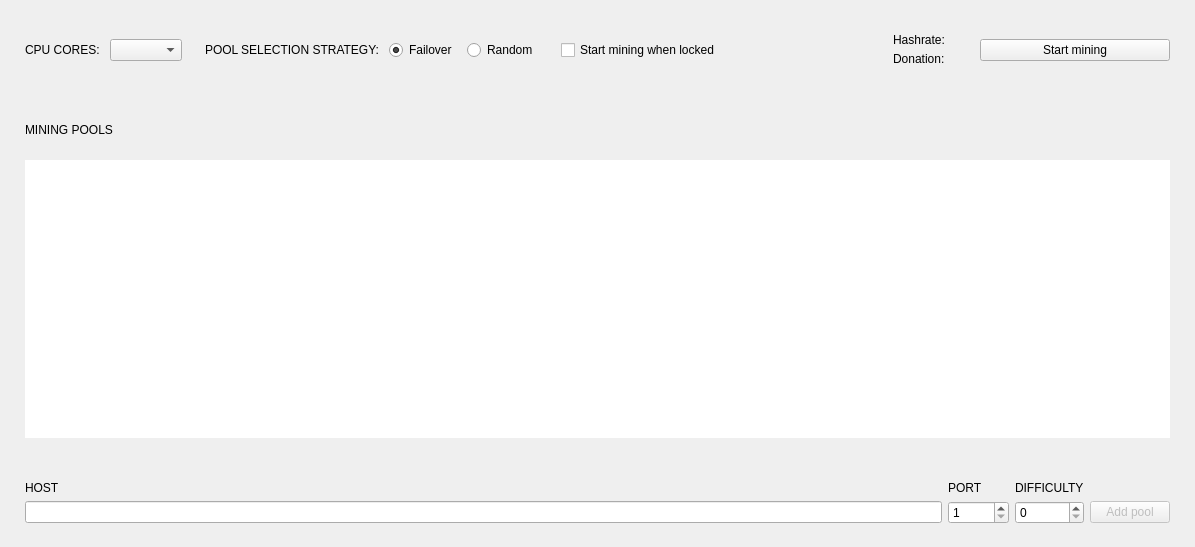
<?xml version="1.0" encoding="UTF-8"?>
<ui version="4.0">
 <class>MiningFrame</class>
 <widget class="QFrame" name="MiningFrame">
  <property name="geometry">
   <rect>
    <x>0</x>
    <y>0</y>
    <width>1195</width>
    <height>547</height>
   </rect>
  </property>
  <property name="windowTitle">
   <string>Frame</string>
  </property>
  <property name="frameShape">
   <enum>QFrame::NoFrame</enum>
  </property>
  <property name="frameShadow">
   <enum>QFrame::Raised</enum>
  </property>
  <layout class="QVBoxLayout" name="verticalLayout" stretch="0,0,1,0">
   <property name="spacing">
    <number>0</number>
   </property>
   <property name="leftMargin">
    <number>0</number>
   </property>
   <property name="topMargin">
    <number>0</number>
   </property>
   <property name="rightMargin">
    <number>0</number>
   </property>
   <property name="bottomMargin">
    <number>0</number>
   </property>
   <item>
    <widget class="QFrame" name="m_miningManageFrame">
     <property name="minimumSize">
      <size>
       <width>0</width>
       <height>100</height>
      </size>
     </property>
     <property name="maximumSize">
      <size>
       <width>16777215</width>
       <height>100</height>
      </size>
     </property>
     <property name="frameShape">
      <enum>QFrame::NoFrame</enum>
     </property>
     <property name="frameShadow">
      <enum>QFrame::Raised</enum>
     </property>
     <layout class="QHBoxLayout" name="horizontalLayout">
      <property name="spacing">
       <number>10</number>
      </property>
      <property name="leftMargin">
       <number>25</number>
      </property>
      <property name="topMargin">
       <number>20</number>
      </property>
      <property name="rightMargin">
       <number>25</number>
      </property>
      <property name="bottomMargin">
       <number>20</number>
      </property>
      <item>
       <widget class="WalletGui::WalletNormalGrayTextLabel" name="label">
        <property name="text">
         <string>CPU CORES:</string>
        </property>
       </widget>
      </item>
      <item>
       <widget class="QComboBox" name="m_cpuCoresCombo"/>
      </item>
      <item>
       <spacer name="horizontalSpacer_2">
        <property name="orientation">
         <enum>Qt::Horizontal</enum>
        </property>
        <property name="sizeType">
         <enum>QSizePolicy::Fixed</enum>
        </property>
        <property name="sizeHint" stdset="0">
         <size>
          <width>13</width>
          <height>20</height>
         </size>
        </property>
       </spacer>
      </item>
      <item>
       <widget class="WalletGui::WalletNormalGrayTextLabel" name="label_2">
        <property name="text">
         <string>POOL SELECTION STRATEGY:</string>
        </property>
       </widget>
      </item>
      <item>
       <widget class="QRadioButton" name="m_failoverStrategyRadio">
        <property name="toolTip">
         <string>Starts mining on the first pool. If it fails chooses the next one.</string>
        </property>
        <property name="text">
         <string>Failover</string>
        </property>
        <property name="checked">
         <bool>true</bool>
        </property>
        <attribute name="buttonGroup">
         <string notr="true">m_poolSelectionStrategyButtonGroup</string>
        </attribute>
       </widget>
      </item>
      <item>
       <widget class="QRadioButton" name="m_randomStrategyRadio">
        <property name="toolTip">
         <string>Chooses random pool from the pool list.</string>
        </property>
        <property name="text">
         <string>Random</string>
        </property>
        <attribute name="buttonGroup">
         <string notr="true">m_poolSelectionStrategyButtonGroup</string>
        </attribute>
       </widget>
      </item>
      <item>
       <spacer name="horizontalSpacer">
        <property name="orientation">
         <enum>Qt::Horizontal</enum>
        </property>
        <property name="sizeType">
         <enum>QSizePolicy::Fixed</enum>
        </property>
        <property name="sizeHint" stdset="0">
         <size>
          <width>13</width>
          <height>20</height>
         </size>
        </property>
       </spacer>
      </item>
      <item>
       <widget class="QCheckBox" name="m_lockedScreenMiningCheck">
        <property name="text">
         <string>Start mining when locked</string>
        </property>
       </widget>
      </item>
      <item>
       <spacer name="horizontalSpacer_4">
        <property name="orientation">
         <enum>Qt::Horizontal</enum>
        </property>
        <property name="sizeType">
         <enum>QSizePolicy::Expanding</enum>
        </property>
        <property name="sizeHint" stdset="0">
         <size>
          <width>31</width>
          <height>20</height>
         </size>
        </property>
       </spacer>
      </item>
      <item>
       <widget class="QFrame" name="m_hashRateFrame">
        <layout class="QGridLayout" name="gridLayout_2">
         <property name="leftMargin">
          <number>0</number>
         </property>
         <property name="topMargin">
          <number>0</number>
         </property>
         <property name="rightMargin">
          <number>0</number>
         </property>
         <property name="bottomMargin">
          <number>0</number>
         </property>
         <property name="spacing">
          <number>5</number>
         </property>
         <item row="2" column="0">
          <widget class="WalletGui::WalletNormalBlackTextLabel" name="m_donationHashRateTextLabel">
           <property name="text">
            <string>Donation:</string>
           </property>
           <property name="indent">
            <number>0</number>
           </property>
          </widget>
         </item>
         <item row="0" column="0">
          <spacer name="verticalSpacer">
           <property name="orientation">
            <enum>Qt::Vertical</enum>
           </property>
           <property name="sizeHint" stdset="0">
            <size>
             <width>20</width>
             <height>40</height>
            </size>
           </property>
          </spacer>
         </item>
         <item row="2" column="1" alignment="Qt::AlignLeft">
          <widget class="WalletGui::WalletNormalBlackTextLabel" name="m_donationHashRateLabel">
           <property name="text">
            <string/>
           </property>
           <property name="indent">
            <number>0</number>
           </property>
          </widget>
         </item>
         <item row="1" column="1" alignment="Qt::AlignLeft">
          <widget class="WalletGui::WalletHeaderLabel" name="m_hashrateLabel">
           <property name="minimumSize">
            <size>
             <width>0</width>
             <height>0</height>
            </size>
           </property>
           <property name="text">
            <string/>
           </property>
          </widget>
         </item>
         <item row="1" column="0">
          <widget class="WalletGui::WalletHeaderLabel" name="label_7">
           <property name="text">
            <string>Hashrate:</string>
           </property>
           <property name="indent">
            <number>0</number>
           </property>
          </widget>
         </item>
         <item row="3" column="0">
          <spacer name="verticalSpacer_2">
           <property name="orientation">
            <enum>Qt::Vertical</enum>
           </property>
           <property name="sizeHint" stdset="0">
            <size>
             <width>20</width>
             <height>40</height>
            </size>
           </property>
          </spacer>
         </item>
        </layout>
       </widget>
      </item>
      <item>
       <spacer name="horizontalSpacer_3">
        <property name="orientation">
         <enum>Qt::Horizontal</enum>
        </property>
        <property name="sizeType">
         <enum>QSizePolicy::Fixed</enum>
        </property>
        <property name="sizeHint" stdset="0">
         <size>
          <width>13</width>
          <height>20</height>
         </size>
        </property>
       </spacer>
      </item>
      <item>
       <widget class="WalletGui::WalletNormalBlueButton" name="m_startMiningButton">
        <property name="minimumSize">
         <size>
          <width>190</width>
          <height>0</height>
         </size>
        </property>
        <property name="maximumSize">
         <size>
          <width>190</width>
          <height>16777215</height>
         </size>
        </property>
        <property name="text">
         <string>Start mining</string>
        </property>
        <property name="checkable">
         <bool>true</bool>
        </property>
       </widget>
      </item>
     </layout>
    </widget>
   </item>
   <item>
    <layout class="QHBoxLayout" name="horizontalLayout_2">
     <property name="leftMargin">
      <number>25</number>
     </property>
     <property name="topMargin">
      <number>20</number>
     </property>
     <property name="rightMargin">
      <number>25</number>
     </property>
     <property name="bottomMargin">
      <number>20</number>
     </property>
     <item>
      <widget class="WalletGui::WalletHeaderLabel" name="label_6">
       <property name="text">
        <string>MINING POOLS</string>
       </property>
      </widget>
     </item>
     <item>
      <spacer name="horizontalSpacer_5">
       <property name="orientation">
        <enum>Qt::Horizontal</enum>
       </property>
       <property name="sizeHint" stdset="0">
        <size>
         <width>40</width>
         <height>20</height>
        </size>
       </property>
      </spacer>
     </item>
    </layout>
   </item>
   <item>
    <layout class="QHBoxLayout" name="horizontalLayout_3">
     <property name="leftMargin">
      <number>25</number>
     </property>
     <property name="topMargin">
      <number>0</number>
     </property>
     <property name="rightMargin">
      <number>25</number>
     </property>
     <property name="bottomMargin">
      <number>20</number>
     </property>
     <item>
      <widget class="WalletGui::PoolTreeView" name="m_poolView">
       <property name="focusPolicy">
        <enum>Qt::NoFocus</enum>
       </property>
       <property name="frameShape">
        <enum>QFrame::NoFrame</enum>
       </property>
       <property name="sizeAdjustPolicy">
        <enum>QAbstractScrollArea::AdjustToContents</enum>
       </property>
       <property name="dragEnabled">
        <bool>true</bool>
       </property>
       <property name="dragDropOverwriteMode">
        <bool>false</bool>
       </property>
       <property name="dragDropMode">
        <enum>QAbstractItemView::InternalMove</enum>
       </property>
       <property name="defaultDropAction">
        <enum>Qt::MoveAction</enum>
       </property>
       <property name="selectionMode">
        <enum>QAbstractItemView::SingleSelection</enum>
       </property>
       <property name="selectionBehavior">
        <enum>QAbstractItemView::SelectRows</enum>
       </property>
       <property name="verticalScrollMode">
        <enum>QAbstractItemView::ScrollPerPixel</enum>
       </property>
       <property name="rootIsDecorated">
        <bool>false</bool>
       </property>
       <property name="uniformRowHeights">
        <bool>true</bool>
       </property>
       <property name="itemsExpandable">
        <bool>false</bool>
       </property>
       <property name="allColumnsShowFocus">
        <bool>true</bool>
       </property>
       <attribute name="headerStretchLastSection">
        <bool>false</bool>
       </attribute>
      </widget>
     </item>
    </layout>
   </item>
   <item>
    <widget class="QFrame" name="m_addPoolFrame">
     <property name="frameShape">
      <enum>QFrame::NoFrame</enum>
     </property>
     <property name="frameShadow">
      <enum>QFrame::Raised</enum>
     </property>
     <layout class="QGridLayout" name="gridLayout">
      <property name="leftMargin">
       <number>25</number>
      </property>
      <property name="topMargin">
       <number>23</number>
      </property>
      <property name="rightMargin">
       <number>25</number>
      </property>
      <property name="bottomMargin">
       <number>23</number>
      </property>
      <item row="0" column="0">
       <widget class="WalletGui::WalletNormalGrayTextLabel" name="label_3">
        <property name="text">
         <string>HOST</string>
        </property>
        <property name="indent">
         <number>0</number>
        </property>
       </widget>
      </item>
      <item row="0" column="1">
       <widget class="WalletGui::WalletNormalGrayTextLabel" name="label_4">
        <property name="text">
         <string>PORT</string>
        </property>
        <property name="indent">
         <number>0</number>
        </property>
       </widget>
      </item>
      <item row="0" column="2">
       <widget class="WalletGui::WalletNormalGrayTextLabel" name="label_5">
        <property name="text">
         <string>DIFFICULTY</string>
        </property>
        <property name="indent">
         <number>0</number>
        </property>
       </widget>
      </item>
      <item row="1" column="0">
       <widget class="QLineEdit" name="m_newPoolHostEdit">
        <property name="placeholderText">
         <string/>
        </property>
       </widget>
      </item>
      <item row="1" column="1">
       <widget class="QSpinBox" name="m_newPoolPortSpin">
        <property name="specialValueText">
         <string/>
        </property>
        <property name="minimum">
         <number>1</number>
        </property>
        <property name="maximum">
         <number>65535</number>
        </property>
        <property name="value">
         <number>1</number>
        </property>
       </widget>
      </item>
      <item row="1" column="2">
       <widget class="QSpinBox" name="m_difficultySpin">
        <property name="specialValueText">
         <string/>
        </property>
        <property name="maximum">
         <number>999999999</number>
        </property>
        <property name="singleStep">
         <number>1000</number>
        </property>
       </widget>
      </item>
      <item row="1" column="3">
       <widget class="WalletGui::WalletNormalBlueButton" name="m_addPoolButton">
        <property name="enabled">
         <bool>false</bool>
        </property>
        <property name="minimumSize">
         <size>
          <width>80</width>
          <height>0</height>
         </size>
        </property>
        <property name="maximumSize">
         <size>
          <width>80</width>
          <height>16777215</height>
         </size>
        </property>
        <property name="text">
         <string>Add pool</string>
        </property>
       </widget>
      </item>
     </layout>
    </widget>
   </item>
  </layout>
 </widget>
 <customwidgets>
  <customwidget>
   <class>WalletGui::WalletNormalBlueButton</class>
   <extends>QPushButton</extends>
   <header>Gui/Common/WalletBlueButton.h</header>
  </customwidget>
  <customwidget>
   <class>WalletGui::WalletHeaderLabel</class>
   <extends>QLabel</extends>
   <header>Gui/Common/WalletTextLabel.h</header>
  </customwidget>
  <customwidget>
   <class>WalletGui::WalletNormalGrayTextLabel</class>
   <extends>QLabel</extends>
   <header>Gui/Common/WalletTextLabel.h</header>
  </customwidget>
  <customwidget>
   <class>WalletGui::WalletNormalBlackTextLabel</class>
   <extends>QLabel</extends>
   <header>Gui/Common/WalletTextLabel.h</header>
  </customwidget>
  <customwidget>
   <class>WalletGui::PoolTreeView</class>
   <extends>QTreeView</extends>
   <header>Gui/Mining/PoolTreeView.h</header>
  </customwidget>
 </customwidgets>
 <resources/>
 <connections>
  <connection>
   <sender>m_poolSelectionStrategyButtonGroup</sender>
   <signal>buttonToggled(QAbstractButton*,bool)</signal>
   <receiver>MiningFrame</receiver>
   <slot>schedulePolicyChanged(QAbstractButton*,bool)</slot>
   <hints>
    <hint type="sourcelabel">
     <x>-1</x>
     <y>-1</y>
    </hint>
    <hint type="destinationlabel">
     <x>408</x>
     <y>248</y>
    </hint>
   </hints>
  </connection>
  <connection>
   <sender>m_startMiningButton</sender>
   <signal>clicked(bool)</signal>
   <receiver>MiningFrame</receiver>
   <slot>startMiningClicked(bool)</slot>
   <hints>
    <hint type="sourcelabel">
     <x>1012</x>
     <y>97</y>
    </hint>
    <hint type="destinationlabel">
     <x>566</x>
     <y>262</y>
    </hint>
   </hints>
  </connection>
  <connection>
   <sender>m_newPoolHostEdit</sender>
   <signal>textChanged(QString)</signal>
   <receiver>MiningFrame</receiver>
   <slot>newPoolUrlChanged()</slot>
   <hints>
    <hint type="sourcelabel">
     <x>409</x>
     <y>348</y>
    </hint>
    <hint type="destinationlabel">
     <x>566</x>
     <y>262</y>
    </hint>
   </hints>
  </connection>
  <connection>
   <sender>m_newPoolPortSpin</sender>
   <signal>valueChanged(int)</signal>
   <receiver>MiningFrame</receiver>
   <slot>newPoolUrlChanged()</slot>
   <hints>
    <hint type="sourcelabel">
     <x>844</x>
     <y>348</y>
    </hint>
    <hint type="destinationlabel">
     <x>566</x>
     <y>262</y>
    </hint>
   </hints>
  </connection>
  <connection>
   <sender>m_addPoolButton</sender>
   <signal>clicked()</signal>
   <receiver>MiningFrame</receiver>
   <slot>addPoolClicked()</slot>
   <hints>
    <hint type="sourcelabel">
     <x>1067</x>
     <y>348</y>
    </hint>
    <hint type="destinationlabel">
     <x>566</x>
     <y>262</y>
    </hint>
   </hints>
  </connection>
  <connection>
   <sender>m_poolView</sender>
   <signal>doubleClicked(QModelIndex)</signal>
   <receiver>MiningFrame</receiver>
   <slot>deleteClicked(QModelIndex)</slot>
   <hints>
    <hint type="sourcelabel">
     <x>566</x>
     <y>218</y>
    </hint>
    <hint type="destinationlabel">
     <x>566</x>
     <y>262</y>
    </hint>
   </hints>
  </connection>
  <connection>
   <sender>m_cpuCoresCombo</sender>
   <signal>activated(int)</signal>
   <receiver>MiningFrame</receiver>
   <slot>cpuCoreCountChangedByUser(int)</slot>
   <hints>
    <hint type="sourcelabel">
     <x>166</x>
     <y>40</y>
    </hint>
    <hint type="destinationlabel">
     <x>566</x>
     <y>273</y>
    </hint>
   </hints>
  </connection>
  <connection>
   <sender>m_lockedScreenMiningCheck</sender>
   <signal>clicked(bool)</signal>
   <receiver>MiningFrame</receiver>
   <slot>miningOnLockedScreenChecked(bool)</slot>
   <hints>
    <hint type="sourcelabel">
     <x>728</x>
     <y>39</y>
    </hint>
    <hint type="destinationlabel">
     <x>566</x>
     <y>273</y>
    </hint>
   </hints>
  </connection>
 </connections>
 <slots>
  <slot>startMiningClicked(bool)</slot>
  <slot>addPoolClicked()</slot>
  <slot>newPoolUrlChanged()</slot>
  <slot>schedulePolicyChanged(QAbstractButton*,bool)</slot>
  <slot>deleteClicked(QModelIndex)</slot>
  <slot>cpuCoreCountChangedByUser(int)</slot>
  <slot>miningOnLockedScreenChecked(bool)</slot>
 </slots>
 <buttongroups>
  <buttongroup name="m_poolSelectionStrategyButtonGroup"/>
 </buttongroups>
</ui>
